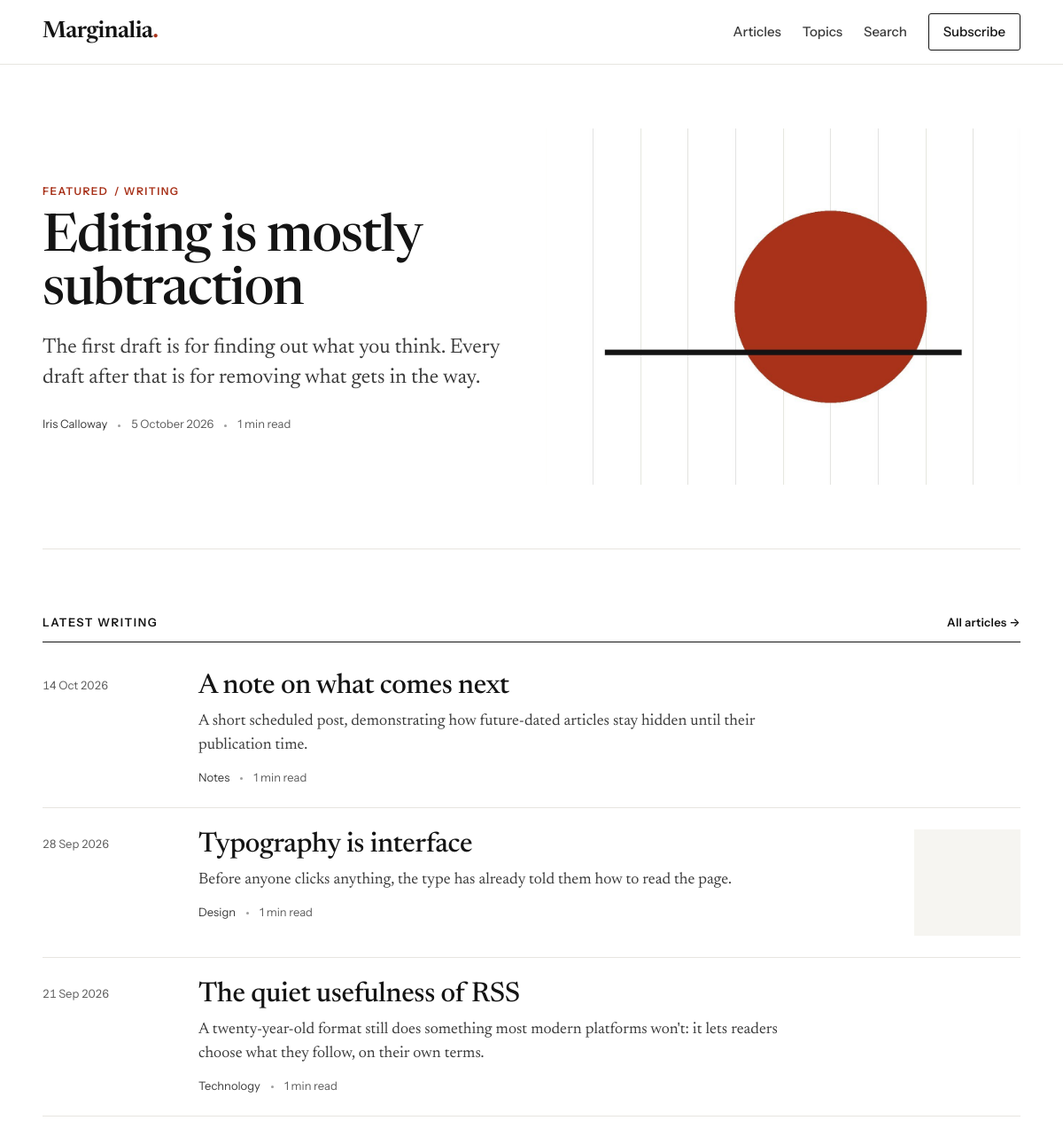
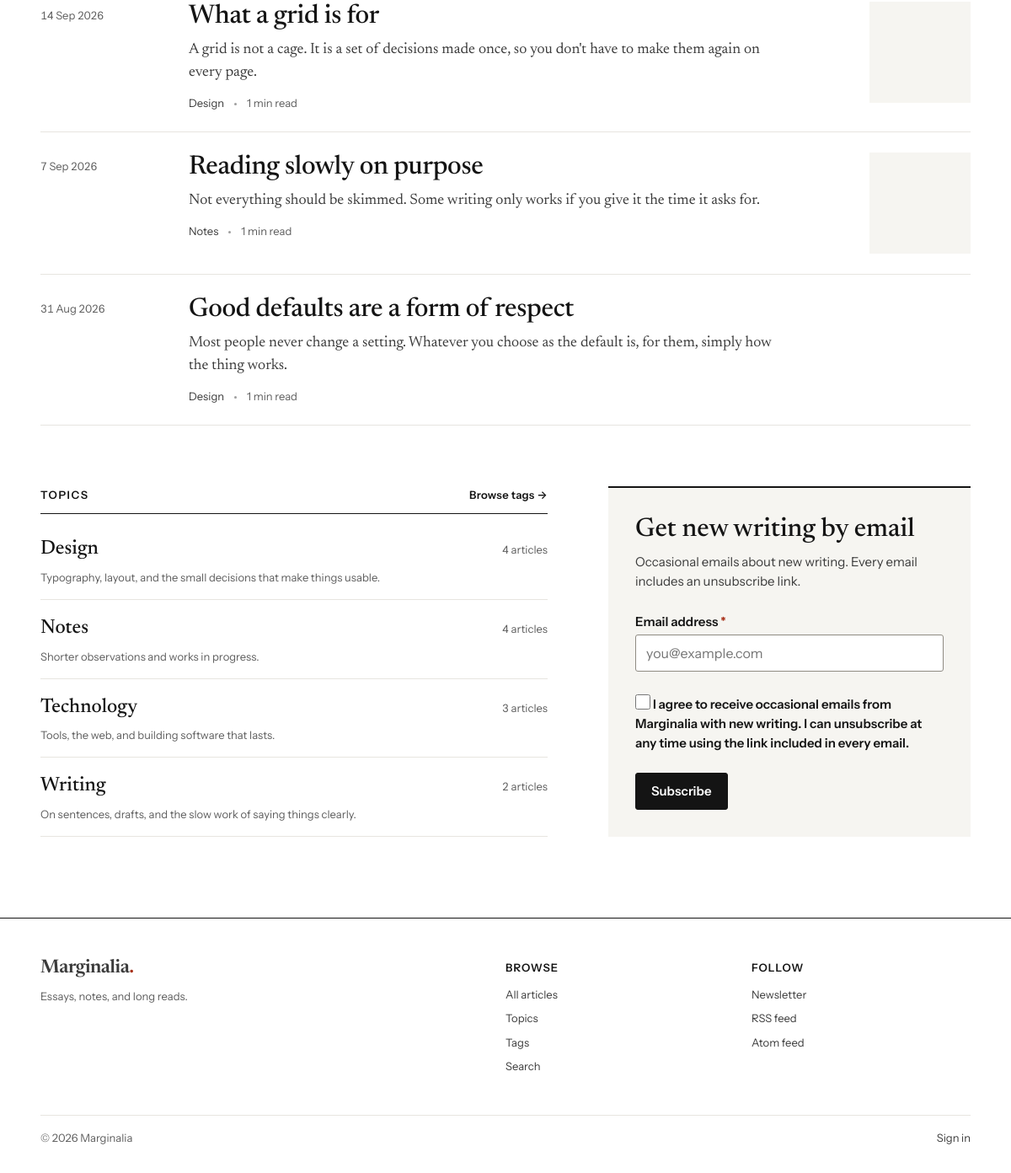
The page / on the database its author committed (2 pictures, top to bottom).
### apps/blog/models.py (models this page shows, shortened)
class Post(models.Model):
    class Status(models.TextChoices):
        DRAFT = "draft", "Draft"
        PUBLISHED = "published", "Published"
    title = models.CharField(max_length=200)
    slug = models.SlugField(max_length=200, unique=True, validators=[slug_validator])
    excerpt = models.TextField(
        blank=True, max_length=400, help_text="A one- or two-sentence summary shown in listings."
    )
    body = models.TextField(blank=True, help_text="Written in Markdown.")
    body_html = models.TextField(blank=True, editable=False)
    body_text = models.TextField(blank=True, editable=False)
    word_count = models.PositiveIntegerField(default=0, editable=False)
    reading_time = models.PositiveSmallIntegerField(default=1, editable=False)
    cover_image = models.ForeignKey(
        "images.Image", null=True, blank=True, on_delete=models.SET_NULL, related_name="+"
    )
    author = models.ForeignKey(Author, on_delete=models.PROTECT, related_name="posts")
    category = models.ForeignKey(
        Category, null=True, blank=True, on_delete=models.SET_NULL, related_name="posts"
    )
    tags = models.ManyToManyField(Tag, blank=True, related_name="posts")
    status = models.CharField(
        max_length=10, choices=Status.choices, default=Status.DRAFT, db_index=True
    )
    published_at = models.DateTimeField(null=True, blank=True, db_index=True)
    featured = models.BooleanField(default=False, help_text="Feature on the home page.")
    allow_comments = models.BooleanField(default=True)
    seo_title = models.CharField("SEO title", max_length=70, blank=True)
    seo_description = models.CharField("SEO description", max_length=200, blank=True)
    is_demo = models.BooleanField(default=False)
    created_at = models.DateTimeField(auto_now_add=True)
    updated_at = models.DateTimeField(auto_now=True)
    created_by = models.ForeignKey(
        settings.AUTH_USER_MODEL, null=True, blank=True, on_delete=models.SET_NULL, related_name="+"
    )
    updated_by = models.ForeignKey(
        settings.AUTH_USER_MODEL, null=True, blank=True, on_delete=models.SET_NULL, related_name="+"
    )
    objects = PostQuerySet.as_manager()
    class Meta:
        ordering = ["-published_at", "-created_at"]
        indexes = [models.Index(fields=["status", "published_at"])]
        permissions = [("manage_publication", "Can manage the publication in the studio")]
    def get_absolute_url(self):
        return reverse("blog:post_detail", args=[self.slug])
    @property
    def summary(self):
        return self.excerpt or Truncator(self.body_text).words(40)

class Category(models.Model):
    name = models.CharField(max_length=80, unique=True)
    slug = models.SlugField(max_length=100, unique=True, validators=[slug_validator])
    description = models.TextField(blank=True, max_length=500)
    position = models.PositiveSmallIntegerField(
        default=0, help_text="Lower numbers are listed first."
    )
    is_demo = models.BooleanField(default=False)
    class Meta:
        ordering = ["position", "name"]
        verbose_name_plural = "categories"
    def get_absolute_url(self):
        return reverse("blog:category_detail", args=[self.slug])

class Author(models.Model):
    user = models.OneToOneField(
        settings.AUTH_USER_MODEL,
        null=True,
        blank=True,
        on_delete=models.SET_NULL,
        related_name="author_profile",
        help_text="Optional sign-in account linked to this author.",
    )
    name = models.CharField(max_length=120)
    slug = models.SlugField(max_length=140, unique=True, validators=[slug_validator])
    bio = models.TextField(blank=True, max_length=1500)
    avatar = models.ForeignKey(
        "images.Image", null=True, blank=True, on_delete=models.SET_NULL, related_name="+"
    )
    website = models.URLField(blank=True)
    is_demo = models.BooleanField(default=False)
    created_at = models.DateTimeField(auto_now_add=True)
    updated_at = models.DateTimeField(auto_now=True)
    class Meta:
        ordering = ["name"]
    def get_absolute_url(self):
        return reverse("blog:author_detail", args=[self.slug])

### apps/images/models.py (models this page shows, shortened)
class Image(models.Model):
    file = models.ImageField(upload_to=image_upload_to, width_field="width", height_field="height")
    alt_text = models.CharField(
        "alt text",
        max_length=250,
        help_text="Describe the image for people who can't see it.",
    )
    width = models.PositiveIntegerField(default=0, editable=False)
    height = models.PositiveIntegerField(default=0, editable=False)
    file_size = models.PositiveIntegerField(default=0, editable=False)
    original_filename = models.CharField(max_length=255, blank=True)
    uploaded_by = models.ForeignKey(
        settings.AUTH_USER_MODEL, null=True, blank=True, on_delete=models.SET_NULL, related_name="+"
    )
    is_demo = models.BooleanField(default=False)
    created_at = models.DateTimeField(auto_now_add=True)
    class Meta:
        ordering = ["-created_at"]
    @property
    def url(self):
        return self.file.url if self.file else ""

### apps/blog/views.py (the view)
# urls.py: path("", views.home, name="home"),
@require_GET
def home(request):
    live = Post.objects.live().with_relations()
    featured = live.filter(featured=True).first() or live.first()
    latest = list(live.exclude(pk=featured.pk)[:6]) if featured else []
    categories = live_post_counts(Category.objects.all()).filter(post_count__gt=0)
    return render(
        request,
        "blog/home.html",
        {
            "featured": featured,
            "latest": latest,
            "categories": categories,
            "has_more": live.count() > len(latest) + (1 if featured else 0),
        },
    )

### templates/blog/home.html (shortened to what this page needs)
{% extends "base.html" %}
{% load ui newsletter %}
{% block content %}
{% if featured %}
  <div class="wrap">
    <article class="feature{% if not featured.cover_image %} feature--no-image{% endif %}" aria-labelledby="featured-title">
      <div class="feature__text">
        <p>
          <span class="kicker">{% if featured.featured %}Featured{% else %}Latest{% endif %}</span>
          {% if featured.category %}<span class="kicker" aria-hidden="true">&nbsp;/&nbsp;</span><a class="kicker" href="{{ featured.category.get_absolute_url }}">{{ featured.category.name }}</a>{% endif %}
        </p>
        <h1 class="feature__title" id="featured-title"><a href="{{ featured.get_absolute_url }}">{{ featured.title }}</a></h1>
        <p class="feature__excerpt">{{ featured.summary }}</p>
        <div class="meta">
          <a href="{{ featured.author.get_absolute_url }}">{{ featured.author.name }}</a>
          <time datetime="{{ featured.published_at|date:'c' }}">{{ featured.published_at|date:"j F Y" }}</time>
          <span>{{ featured.reading_time }} min read</span>
        </div>
      </div>
      {% if featured.cover_image %}
        <a class="feature__media" href="{{ featured.get_absolute_url }}" tabindex="-1" aria-hidden="true">
          <img src="{{ featured.cover_image.url }}" alt="" width="{{ featured.cover_image.width }}" height="{{ featured.cover_image.height }}" decoding="async" fetchpriority="high">
        </a>
      {% endif %}
    </article>
    {% if latest %}
      <section class="home-section" aria-labelledby="latest-heading">
        <div class="section-head">
          <h2 id="latest-heading">Latest writing</h2>
          {% if has_more %}<a class="link-arrow" href="{% url 'blog:post_list' %}">All articles</a>{% endif %}
        </div>
        <ul class="post-index" role="list">
          {% for post in latest %}{% include "partials/post_row.html" with level="h3" %}{% endfor %}
        </ul>
      </section>
    {% endif %}
    <div class="home-lower">
      {% if categories %}
        <section aria-labelledby="topics-heading">
          <div class="section-head">
            <h2 id="topics-heading">Topics</h2>
            <a class="link-arrow" href="{% url 'blog:tag_list' %}">Browse tags</a>
          </div>
          <ul class="topic-list" role="list">
            {% for category in categories %}
              <li>
                <a href="{{ category.get_absolute_url }}">
                  <span>
                    <span class="topic-list__name">{{ category.name }}</span>
                    {% if category.description %}<span class="topic-list__desc">{{ category.description|truncatechars:110 }}</span>{% endif %}
                  </span>
                  <span class="topic-list__count">{{ category.post_count }} article{{ category.post_count|pluralize }}</span>
                </a>
              </li>
            {% endfor %}
          </ul>
        </section>
      {% else %}
        <div></div>
      {% endif %}
      <div>{% newsletter_signup source="home" %}</div>
    </div>
  </div>
{% endif %}
{% endblock %}

### templates/base.html (shortened to what this page needs)
{% load static ui %}<!doctype html>
<html lang="{{ publication.language }}">
<head>
  <link rel="stylesheet" href="{% static 'css/site.css' %}">
</head>
<body class="{% block body_class %}{% endblock %}">
  <header class="site-header">
    <div class="wrap site-header__inner">
      <a class="wordmark" href="{% url 'blog:home' %}"{% nav_current 'blog:home' %}>{{ publication.name }}<span aria-hidden="true">.</span></a>
      <nav class="site-nav" id="site-nav" aria-label="Main">
        <ul>
          <li><a href="{% url 'blog:post_list' %}"{% nav_current 'blog:post_list' %}>Articles</a></li>
          <li><a href="{% url 'blog:category_list' %}"{% nav_current 'blog:category_list' 'blog:category_detail' %}>Topics</a></li>
          <li><a href="{% url 'blog:search' %}"{% nav_current 'blog:search' %}>Search</a></li>
          <li><a class="nav-subscribe" href="{% url 'newsletter:subscribe' %}"{% nav_current 'newsletter:subscribe' %}>Subscribe</a></li>
        </ul>
      </nav>
    </div>
  </header>
  <main id="main" tabindex="-1">
    {% block content %}{% endblock %}
  </main>
  <footer class="site-footer">
    <div class="wrap">
      <div class="site-footer__grid">
        <div class="site-footer__brand">
          <a class="wordmark" href="{% url 'blog:home' %}">{{ publication.name }}<span aria-hidden="true">.</span></a>
          <p>{{ publication.tagline }}</p>
        </div>
        <nav aria-label="Browse">
          <h2>Browse</h2>
          <ul>
            <li><a href="{% url 'blog:post_list' %}">All articles</a></li>
            <li><a href="{% url 'blog:category_list' %}">Topics</a></li>
            <li><a href="{% url 'blog:tag_list' %}">Tags</a></li>
            <li><a href="{% url 'blog:search' %}">Search</a></li>
          </ul>
        </nav>
        <nav aria-label="Follow">
          <h2>Follow</h2>
          <ul>
            <li><a href="{% url 'newsletter:subscribe' %}">Newsletter</a></li>
            <li><a href="{% url 'blog:feed_rss' %}">RSS feed</a></li>
            <li><a href="{% url 'blog:feed_atom' %}">Atom feed</a></li>
          </ul>
        </nav>
      </div>
      <div class="site-footer__base">
        <span>© {% now "Y" %} {{ publication.name }}</span>
        {% if user.is_authenticated and user.can_manage_publication %}
          <a href="{% url 'studio:dashboard' %}">Open the studio</a>
        {% elif user.is_authenticated %}
          <form method="post" action="{% url 'accounts:logout' %}">{% csrf_token %}<button class="link-button" type="submit">Sign out ({{ user.get_username }})</button></form>
        {% else %}
          <a href="{% url 'accounts:login' %}">Sign in</a>
        {% endif %}
      </div>
    </div>
  </footer>
</body>
</html>

### templates/partials/post_row.html (shortened to what this page needs)
<li class="post-row{% if not post.cover_image %} post-row--no-thumb{% endif %}">
  <time class="post-row__date" datetime="{{ post.published_at|date:'c' }}">{{ post.published_at|date:"j M Y" }}</time>
  <div>
    <{{ level|default:"h2" }} class="post-row__title"><a href="{{ post.get_absolute_url }}">{{ post.title }}</a></{{ level|default:"h2" }}>
    {% if post.snippet %}
      <p class="post-row__snippet">{{ post.snippet }}</p>
    {% else %}
      <p class="post-row__excerpt">{{ post.summary }}</p>
    {% endif %}
    <div class="meta">
      {% if post.category %}<a href="{{ post.category.get_absolute_url }}">{{ post.category.name }}</a>{% endif %}
      <span>{{ post.reading_time }} min read</span>
    </div>
  </div>
  {% if post.cover_image %}
    <a class="post-row__thumb" href="{{ post.get_absolute_url }}" tabindex="-1" aria-hidden="true">
      <img src="{{ post.cover_image.url }}" alt="" width="240" height="240" loading="lazy" decoding="async">
    </a>
  {% endif %}
</li>

### templates/newsletter/_signup.html
<section class="newsletter" aria-labelledby="newsletter-heading">
  {% if heading %}
    <h2 id="newsletter-heading">Get new writing by email</h2>
    <p>Occasional emails about new writing. Every email includes an unsubscribe link.</p>
  {% else %}
    <h2 id="newsletter-heading" class="visually-hidden">Newsletter sign-up</h2>
  {% endif %}
  {% include "newsletter/_form.html" %}
</section>

### templates/newsletter/_form.html (shortened to what this page needs)
<form method="post" action="{% url 'newsletter:subscribe' %}" novalidate>
  {% include "partials/field.html" with field=form.email %}
  {% include "partials/field.html" with field=form.consent %}
  <button class="btn btn--primary" type="submit">Subscribe</button>
</form>

### templates/partials/field.html (shortened to what this page needs)
{% load ui %}{% if field.is_hidden %}{{ field }}{% elif field.field.widget.input_type == "checkbox" %}
<div class="field">
  <label class="check{% if strong %} check--strong{% endif %}" for="{{ field.id_for_label }}">
    {{ field|widget }}
    <span>{{ field.label }}</span>
  </label>
</div>
{% else %}
<div class="field{% if field.errors %} field--error{% endif %}">
  <label for="{{ field.id_for_label }}">{{ label|default:field.label }}{% if field.field.required and not hide_required %} <span class="req" aria-hidden="true">*</span>{% endif %}</label>
  {{ field|widget }}
</div>
{% endif %}

### rows shown on the page
Post: category.name "WRITING", title "Editing is mostly subtraction", summary "The first draft is for finding out what you think. Every draft after that is for removing what gets in the way.", author.name "Iris Calloway", published_at "5 October 2026", reading_time "1", cover_image (picture)
Post: published_at "14 Oct 2026", title "A note on what comes next", summary "A short scheduled post, demonstrating how future-dated articles stay hidden until their publication time.", category.name "Notes", reading_time "1"
Post: published_at "28 Sep 2026", title "Typography is interface", summary "Before anyone clicks anything, the type has already told them how to read the page.", category.name "Design", reading_time "1", cover_image (picture)
Post: published_at "21 Sep 2026", title "The quiet usefulness of RSS", summary "A twenty-year-old format still does something most modern platforms won't: it lets readers choose what they follow, on their own terms.", category.name "Technology", reading_time "1"
Post: published_at "14 Sep 2026", title "What a grid is for", summary "A grid is not a cage. It is a set of decisions made once, so you don't have to make them again on every page.", category.name "Design", reading_time "1", cover_image (picture)
Post: published_at "7 Sep 2026", title "Reading slowly on purpose", summary "Not everything should be skimmed. Some writing only works if you give it the time it asks for.", category.name "Notes", reading_time "1", cover_image (picture)
Post: published_at "31 Aug 2026", title "Good defaults are a form of respect", summary "Most people never change a setting. Whatever you choose as the default is, for them, simply how the thing works.", category.name "Design", reading_time "1"
Category: name "Design", description "Typography, layout, and the small decisions that make things usable.", post_count "4"
Category: name "Notes", description "Shorter observations and works in progress.", post_count "4"
Category: name "Technology", description "Tools, the web, and building software that lasts.", post_count "3"
Category: name "Writing", description "On sentences, drafts, and the slow work of saying things clearly.", post_count "2"

### other values the page prints
{{ publication.name }} "Marginalia"
{{ label|default:field.label }} "Email address"
{{ field.label }} "I agree to receive occasional emails from Marginalia with new writing. I can unsubscribe at any time using the link included in every email."
{{ publication.tagline }} "Essays, notes, and long reads."
